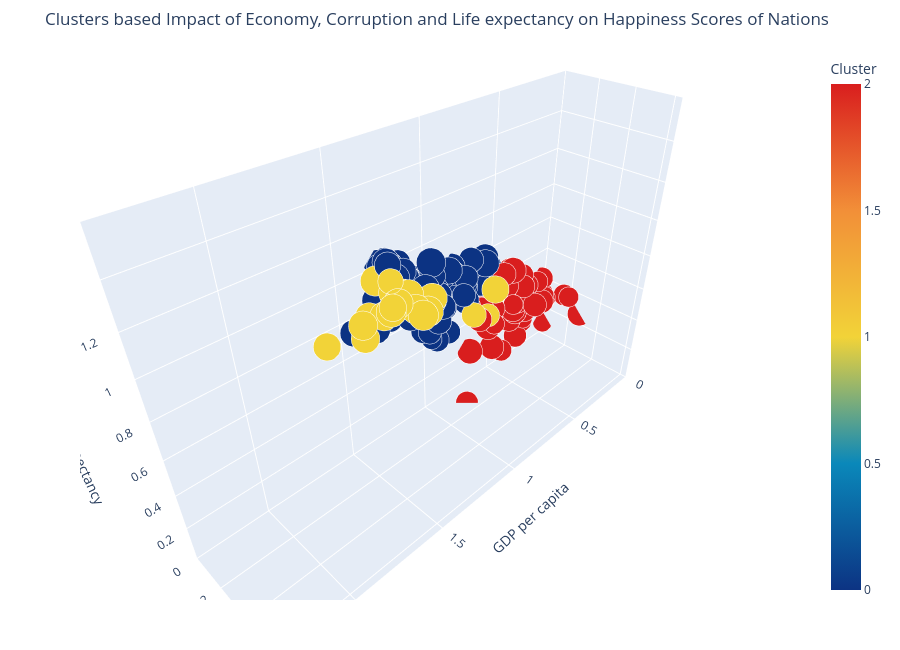

Notebook code for this chart:
### Code cell
# Visaulizing the clusters with respect to economy, corruption, gdp, rank and their scores

from bubbly.bubbly import bubbleplot

figure = bubbleplot(dataset=happy_df_cluster, 
    x_column='GDP per capita', y_column='Perceptions of corruption', bubble_column='Country or region',  
    color_column='cluster', z_column='Healthy life expectancy', size_column='Score',
    x_title="GDP per capita", y_title="Corruption", z_title="Life Expectancy",
    title='Clusters based Impact of Economy, Corruption and Life expectancy on Happiness Scores of Nations',
    colorbar_title='Cluster', marker_opacity=1, colorscale='Portland',
    scale_bubble=0.8, height=650)

iplot(figure, config={'scrollzoom': True})

### Figure 1 — Plotly figure (JSON) as saved in the notebook; plotly's stock layout.template omitted (floating-point values rounded to 4 significant figures; data arrays with more than 128 entries replaced by an {"elided": "..."} marker saying what was removed)
{"data": [{"marker": {"color": {"elided": "156 int values"}, "colorbar": {"title": {"text": "Cluster"}}, "colorscale": [[0, "rgb(12,51,131)"], [0.25, "rgb(10,136,186)"], [0.5, "rgb(242,211,56)"], [0.75, "rgb(242,143,56)"], [1, "rgb(217,30,30)"]], "opacity": 1, "size": {"elided": "156 float values"}, "sizemode": "area", "sizeref": 0.003035}, "mode": "markers", "text": {"elided": "156 str values"}, "type": "scatter3d", "x": {"elided": "156 float values"}, "y": {"elided": "156 float values"}, "z": {"elided": "156 float values"}}], "layout": {"height": 650, "hovermode": "closest", "margin": {"b": 50, "pad": 5, "t": 50}, "scene": {"xaxis": {"autorange": false, "range": [0, 2.358], "title": {"text": "GDP per capita"}}, "yaxis": {"autorange": false, "range": [0, 0.6342], "title": {"text": "Corruption"}}, "zaxis": {"autorange": false, "range": [0, 1.597], "title": {"text": "Life Expectancy"}}}, "showlegend": false, "title": {"text": "Clusters based Impact of Economy, Corruption and Life expectancy on Happiness Scores of Nations"}}}
